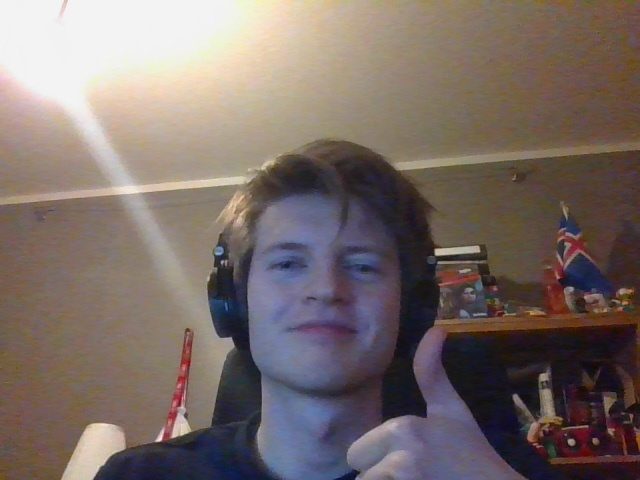
#> input picture assignment_1/images/first_image.jpg, 640 x 480 px, given in place of the camera
$ python main.py
#> lines starting #> are read from the running program, lines starting #| are printed output that depends on the picture; after the words box and inside, x2 and y2 are one past the last pixel; in counts of white or black regions, pixels touching at a corner belong together
import numpy as np
import cv2 as cv

cap = cv.VideoCapture(0)

# hsv red
# lower boundary RED color range values; Hue (0 - 10)
lower1_red = np.array([0, 100, 20])
upper1_red = np.array([2, 255, 255])

# upper boundary RED color range values; Hue (160 - 180)
lower2_red = np.array([178,100,20])
upper2_red = np.array([180,255,255])

font = cv.FONT_HERSHEY_SIMPLEX
average_fps = 0
e1 = cv.getTickCount()

while(True):
    # for the double for loop
    """ max_value = 0
    maxLoc = (0,0) """
    ret, frame = cap.read()
#> frame is the input picture: shape (480, 640, 3); mean B, G, R 103.9, 108.4, 121.5

    gray = cv.cvtColor(frame, cv.COLOR_BGR2GRAY)
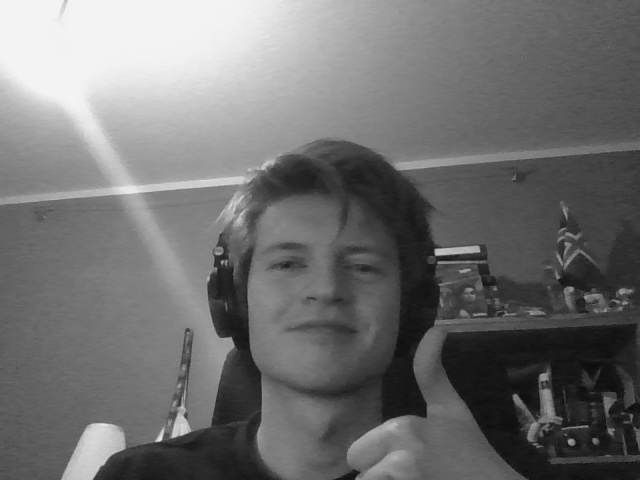
#> gray: shape (480, 640); min 10, max 245, mean 111.8
    minVal, maxVal, minLoc, maxLoc = cv.minMaxLoc(gray)
#> minVal = 10; maxVal = 245; minLoc = (614, 391); maxLoc = (71, 0)

    # double for loop to find the max value of the gray image
    """ for i in range(gray.shape[0]):
        for j in range(gray.shape[1]):
            if gray[i,j] > max_value:
                max_value = gray[i,j]
                maxLoc = (i,j) """

    # find most red in hsv in frame
    hsv = cv.cvtColor(frame, cv.COLOR_BGR2HSV)
#> hsv: shape (480, 640, 3); mean H, S, V 51.9, 67.9, 126.7
    mask1 = cv.inRange(hsv, lower1_red, upper1_red)
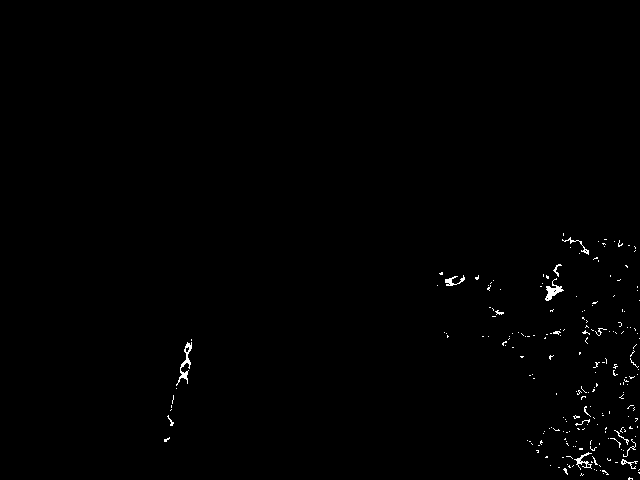
#> mask1: shape (480, 640); 0.53% white in thin lines or dots, all inside (x1, y1, x2, y2) = (164, 233, 640, 480)
    mask2 = cv.inRange(hsv, lower2_red, upper2_red)
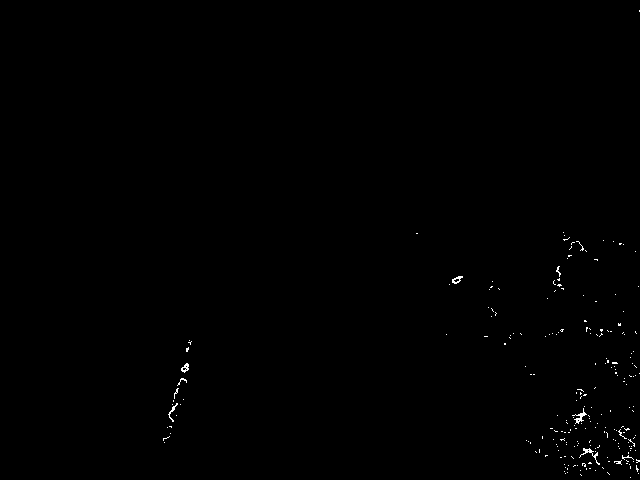
#> mask2: shape (480, 640); 0.3% white in thin lines or dots, all inside (x1, y1, x2, y2) = (163, 10, 640, 478)
    mask = mask1 + mask2
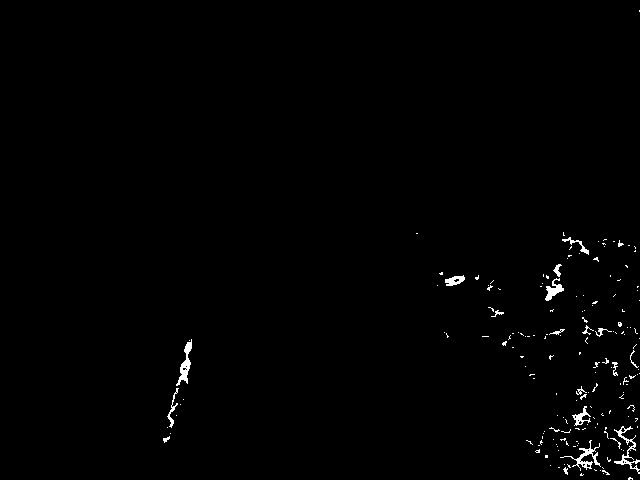
#> mask: shape (480, 640); 0.83% white in thin lines or dots, all inside (x1, y1, x2, y2) = (163, 10, 640, 480)
    res = cv.bitwise_and(frame, frame, mask=mask)
    # looking far maximum red saturation
    red_minVal, red_maxVal, red_minLoc, red_maxLoc = cv.minMaxLoc(res[:,:,1])
#> red_minVal = 0; red_maxVal = 128; red_minLoc = (0, 0); red_maxLoc = (179, 384)

    # draw circle at brightest pixel
    cv.circle(frame, maxLoc, 10, (10, 210, 0), 2)
#> frame: shape (480, 640, 3); 0.03% of pixels changed, all inside (x1, y1, x2, y2) = (60, 0, 83, 12)
    # draw circle at most red pixel
    cv.circle(frame, red_maxLoc, 10, (0, 0, 255), 2)

    # putting the FPS count on the frame
    time = (cv.getTickCount() - e1)/ cv.getTickFrequency()
    e1 = cv.getTickCount()
    fps = 1/time
    average_fps = average_fps + (fps - average_fps)/100
    cv.putText(frame, str(np.round(fps,1)), (10, 50), font, 1, (255, 255, 0), 2, cv.LINE_AA)
    cv.putText(frame, str(np.round(average_fps,1)), (10, 100), font, 1, (125, 0, 255), 2, cv.LINE_AA)
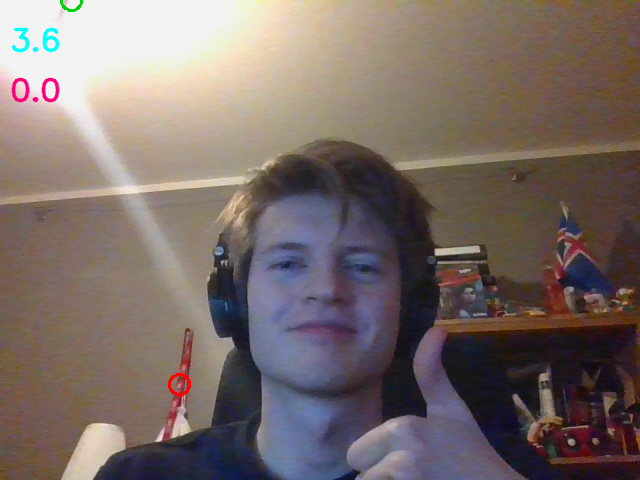
#> frame: shape (480, 640, 3); mean B, G, R 103.7, 108, 121.2
    cv.imshow('frame',frame)
    if cv.waitKey(1) & 0xFF == ord('q'):
        # cv.imwrite('.\images\last_frame.jpg', frame)
#> (key q is pressed here)
        break

cap.release()
cv.destroyAllWindows()

$ run again, on assignment_1/images/last_frame_3.jpg
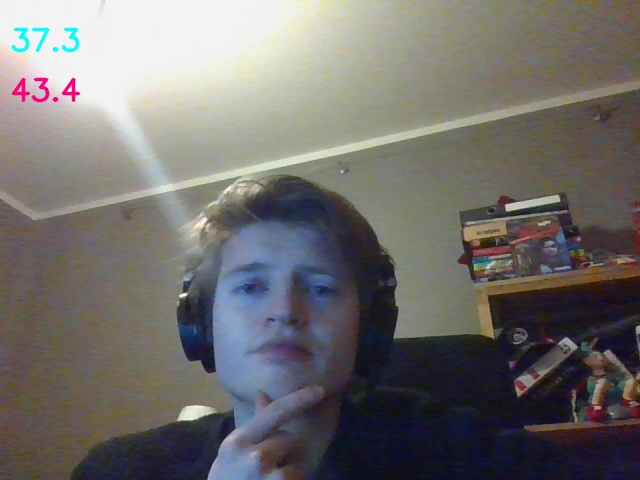
#> input picture assignment_1/images/last_frame_3.jpg, 640 x 480 px, given in place of the camera
#> frame is the input picture: shape (480, 640, 3); mean B, G, R 108.5, 110.6, 113.3
#> minVal = 12; maxVal = 250; minLoc = (619, 353); maxLoc = (27, 34)
#> hsv: shape (480, 640, 3); mean H, S, V 60.8, 53.3, 120.5
#> `mask1 = cv.inRange(hsv, lower1_red, upper1_red)`:
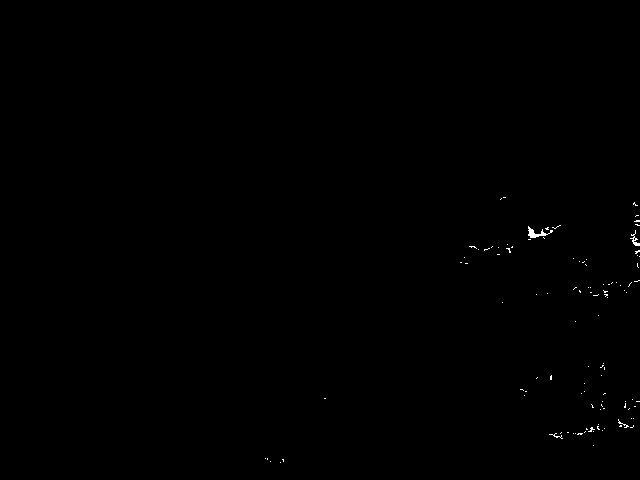
#> mask1: shape (480, 640); 0.17% white in thin lines or dots, all inside (x1, y1, x2, y2) = (265, 197, 640, 463)
#> mask2: shape (480, 640); 0.12% white in thin lines or dots, all inside (x1, y1, x2, y2) = (265, 198, 640, 463)
#> red_minVal = 0; red_maxVal = 100; red_minLoc = (0, 0); red_maxLoc = (525, 237)
#> `cv.putText(frame, str(np.round(average_fps,1)), (10, 100), font, 1, (1..`:
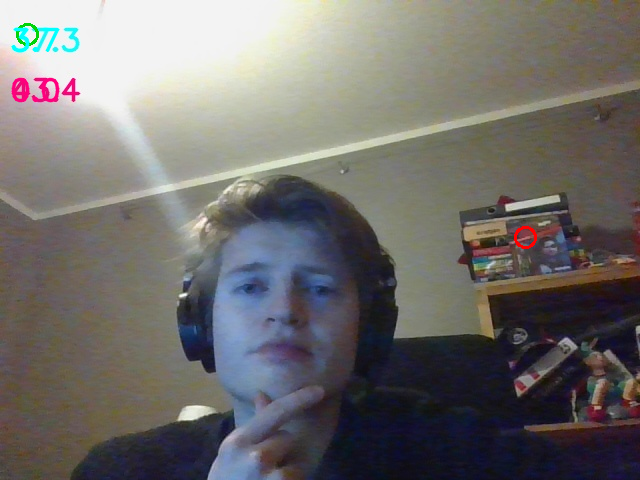
#> frame: shape (480, 640, 3); mean B, G, R 108.3, 110.3, 113.2
